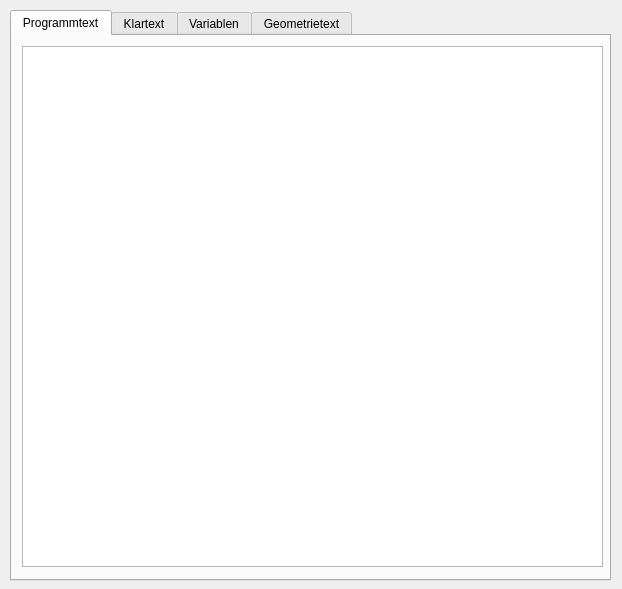
<?xml version="1.0" encoding="UTF-8"?>
<ui version="4.0">
 <class>Dialog_Programmlisten</class>
 <widget class="QDialog" name="Dialog_Programmlisten">
  <property name="geometry">
   <rect>
    <x>0</x>
    <y>0</y>
    <width>622</width>
    <height>589</height>
   </rect>
  </property>
  <property name="windowTitle">
   <string>Programmlisten anzeigen</string>
  </property>
  <widget class="QTabWidget" name="tabWidget">
   <property name="geometry">
    <rect>
     <x>10</x>
     <y>10</y>
     <width>601</width>
     <height>571</height>
    </rect>
   </property>
   <property name="currentIndex">
    <number>0</number>
   </property>
   <widget class="QWidget" name="tab">
    <attribute name="title">
     <string>Programmtext</string>
    </attribute>
    <widget class="QPlainTextEdit" name="plainTextEdit_programmtext">
     <property name="geometry">
      <rect>
       <x>10</x>
       <y>10</y>
       <width>581</width>
       <height>521</height>
      </rect>
     </property>
    </widget>
   </widget>
   <widget class="QWidget" name="tab_2">
    <attribute name="title">
     <string>Klartext</string>
    </attribute>
    <widget class="QPlainTextEdit" name="plainTextEdit_klartext">
     <property name="geometry">
      <rect>
       <x>10</x>
       <y>10</y>
       <width>581</width>
       <height>521</height>
      </rect>
     </property>
    </widget>
   </widget>
   <widget class="QWidget" name="tab_3">
    <attribute name="title">
     <string>Variablen</string>
    </attribute>
    <widget class="QPlainTextEdit" name="plainTextEdit_variablen">
     <property name="geometry">
      <rect>
       <x>10</x>
       <y>10</y>
       <width>581</width>
       <height>521</height>
      </rect>
     </property>
    </widget>
   </widget>
   <widget class="QWidget" name="tab_4">
    <attribute name="title">
     <string>Geometrietext</string>
    </attribute>
    <widget class="QPlainTextEdit" name="plainTextEdit_geometrietext">
     <property name="geometry">
      <rect>
       <x>10</x>
       <y>10</y>
       <width>581</width>
       <height>521</height>
      </rect>
     </property>
    </widget>
   </widget>
  </widget>
 </widget>
 <resources/>
 <connections/>
</ui>
